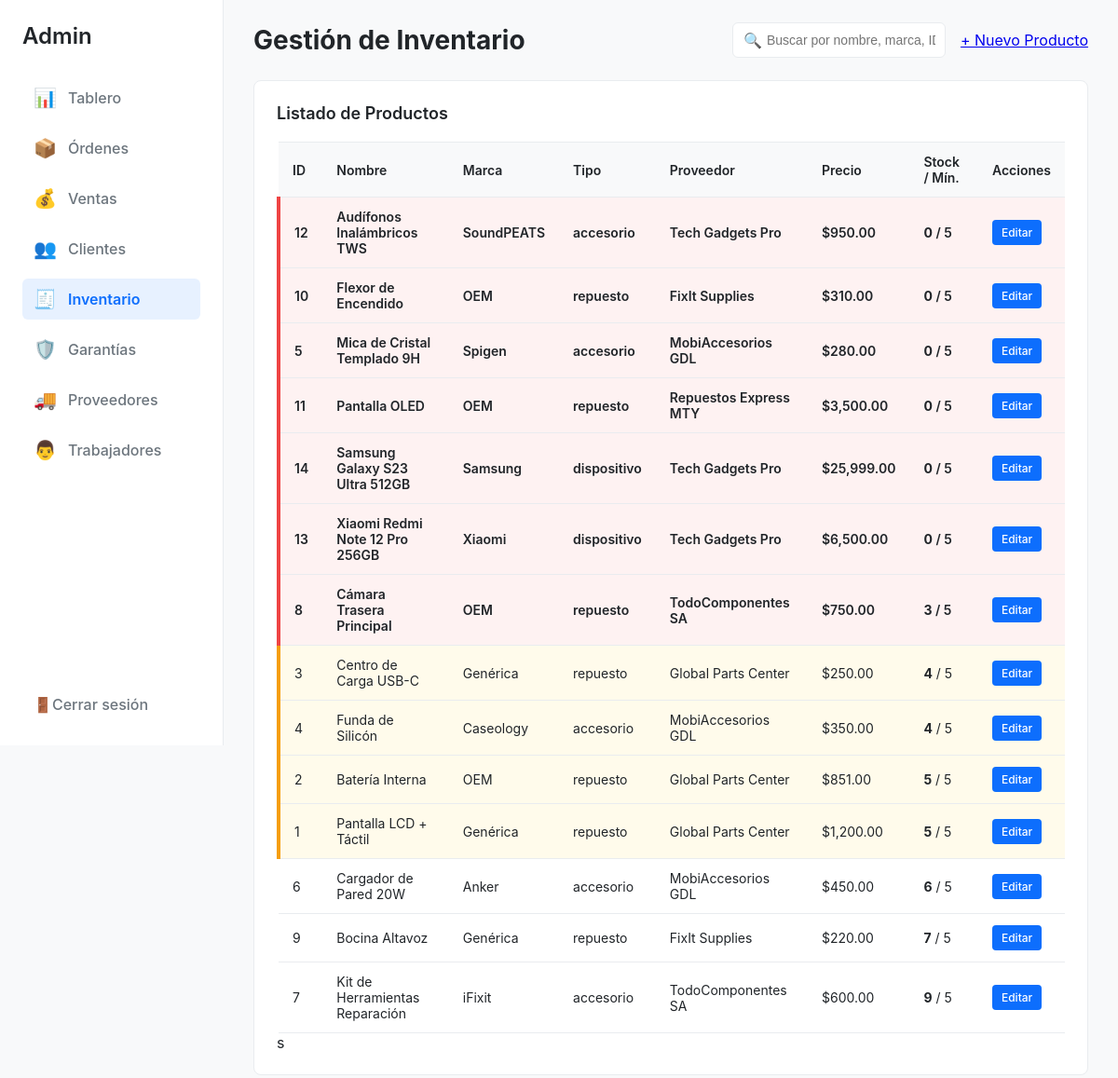
Screenshot of /admin/inventario.php (signed in) with the database file from the repository.
### tables this page shows
CREATE TABLE `producto` (
  `id_producto` int(11) NOT NULL,
  `id_proveedor` int(11) NOT NULL,
  `nombre` varchar(100) NOT NULL,
  `marca` varchar(100) NOT NULL,
  `modelo_compatible` varchar(100) NOT NULL,
  `tipo_producto` enum('repuesto','accesorio','dispositivo') NOT NULL,
  `precio` decimal(10,0) NOT NULL,
  `stock` int(11) NOT NULL DEFAULT 0,
  `min_stock` int(11) NOT NULL DEFAULT 5,
  `nivel_alerta` enum('low','critical','normal') DEFAULT NULL
);

CREATE TABLE `proveedor` (
  `id_proveedor` int(11) NOT NULL,
  `id_empresa` int(11) NOT NULL,
  `nombre` varchar(100) NOT NULL,
  `pieza_accesorio` varchar(100) NOT NULL,
  `telefono` varchar(20) NOT NULL,
  `correo` varchar(100) NOT NULL,
  `direccion` varchar(100) NOT NULL
);

### html/admin/inventario.php (the view, shortened to what this page needs)
<?php
require '../config/conexion.php';
try {
    $sql = "SELECT
                p.id_producto,
                p.nombre,
                p.marca,
                p.tipo_producto,
                p.precio,
                p.stock,
                p.min_stock,
                p.nivel_alerta,
                prov.nombre AS nombre_proveedor
            FROM producto AS p
            LEFT JOIN proveedor AS prov ON p.id_proveedor = prov.id_proveedor
            ORDER BY p.stock ASC, p.nombre ASC";
    $stmt_inventario = $pdo->query($sql);
    $inventario = $stmt_inventario->fetchAll(PDO::FETCH_ASSOC);
} catch (\PDOException $e) {
    echo "Error al consultar la base de datos: " . $e->getMessage();
    die();
}
?>
<!DOCTYPE html>
<html lang="es">
<head>
</head>
<body>
    <aside class="sidebar">
        <div class="sidebar-header">
            Admin
        </div>
       <nav class="sidebar-nav">
            <ul>
                <li><a href="../admin/dashboard.php"><span>📊</span> Tablero</a></li>
                <li><a href="../common/ordenes.php"><span>📦</span> Órdenes</a></li>
                <li><a href="ventas.php"><span>💰</span> Ventas</a></li>
                <li><a href="../admin/clientes.php"><span>👥</span> Clientes</a></li>
                <li><a href="../admin/inventario.php"  class="active"><span>🧾</span> Inventario</a></li>
                <li><a href="../common/garantias.php"><span>🛡️</span> Garantías</a></li>
                <li><a href="../admin/proveedores.php"><span>🚚</span> Proveedores</a></li>
                <li><a href="../admin/trabajadores.php"><span>👨</span> Trabajadores</a></li>
            </ul>
        </nav>
        <div class="sidebar-footer">
            <a href="/controllers/logout.php">
                <span>🚪</span> Cerrar sesión
            </a>
        </div>
    </aside>
    <main class="main-content">
        <header class="main-header">
            <h1>Gestión de Inventario</h1>
            <div class="header-actions">
                <div class="search-bar">
                    <input type="text" placeholder="Buscar por nombre, marca, ID...">
                </div>
                <a href="producto_agregar.php" class="btn-primary">+ Nuevo Producto</a>
            </div>
        </header>
        <section class="inventario-content">
            <div class="card">
                <h2 class="card-header">Listado de Productos</h2>
               <table class="data-table">
                    <thead>
                        <tr>
                            <th>ID</th>
                            <th>Nombre</th>
                            <th>Marca</th>
                            <th>Tipo</th>
                            <th>Proveedor</th>
                            <th>Precio</th>
                            <th>Stock / Mín.</th>
                            <th>Acciones</th> </tr>
                    </thead>
                    <tbody>
                        <?php if (empty($inventario)): ?>
                            <tr>
                                <td colspan="8" style="text-align: center;">No se encontraron productos registrados.</td>
                            </tr>
                        <?php else: ?>
                            <?php foreach ($inventario as $item): ?>
                                <tr class="<?php echo htmlspecialchars($item['nivel_alerta']); ?>">
                                    <td><?php echo htmlspecialchars($item['id_producto']); ?></td>
                                    <td><?php echo htmlspecialchars($item['nombre']); ?></td>
                                    <td><?php echo htmlspecialchars($item['marca']); ?></td>
                                    <td><?php echo htmlspecialchars($item['tipo_producto']); ?></td>
                                    <td><?php echo htmlspecialchars($item['nombre_proveedor'] ?? 'N/A'); ?></td>
                                    <td>$<?php echo number_format($item['precio'], 2); ?></td>
                                    <td>
                                        <strong><?php echo htmlspecialchars($item['stock']); ?></strong> / <?php echo htmlspecialchars($item['min_stock']); ?>
                                    </td>
                                    <td>
                                        <a href="producto_editar.php?id=<?php echo $item['id_producto']; ?>" class="btn-edit">Editar</a>
                                    </td>
                                </tr>
                            <?php endforeach; ?>
                        <?php endif; ?>
                    </tbody>
                </table>
                s
            </div>
        </section>
    </main>
</body>
</html>

### html/admin/inventario.php (style rules this page uses)
:root { --color-primario: #0d6efd; --color-fondo: #f8f9fa; --color-blanco: #ffffff; --color-texto: #212529; --color-texto-secundario: #6c757d; --color-borde: #e9ecef; --alerta-baja: #fffbeb; --alerta-critica: #fef2f2; --borde-baja: #f59e0b; --borde-critica: #ef4444; }
body { font-family: -apple-system, BlinkMacSystemFont, "Segoe UI", Roboto, "Helvetica Neue", Arial, sans-serif; margin: 0; background-color: var(--color-fondo); color: var(--color-texto); display: flex; }
.sidebar { width: 240px; background-color: var(--color-blanco); border-right: 1px solid var(--color-borde); height: 100vh; display: flex; flex-direction: column; padding: 24px; box-sizing: border-box; position: fixed; left: 0; top: 0; }
.sidebar-header { font-size: 24px; font-weight: 600; margin-bottom: 30px; }
.sidebar-nav { flex-grow: 1; }
.sidebar-nav ul { list-style: none; padding: 0; margin: 0; }
.sidebar-nav li { margin-bottom: 10px; }
.sidebar-nav a { text-decoration: none; color: var(--color-texto-secundario); font-weight: 500; display: flex; align-items: center; padding: 10px 12px; border-radius: 6px; transition: background-color 0.2s, color 0.2s; }
.sidebar-nav a.active { background-color: #e7f1ff; color: var(--color-primario); font-weight: 600; }
.sidebar-nav a span { margin-right: 12px; font-size: 20px; }
.sidebar-footer a { text-decoration: none; color: var(--color-texto-secundario); font-weight: 500; display: flex; align-items: center; padding: 10px 12px; }
.main-content { margin-left: 240px; flex-grow: 1; padding: 24px 32px; }
.main-header { display: flex; justify-content: space-between; align-items: center; margin-bottom: 24px; }
.main-header h1 { font-size: 28px; margin: 0; }
.header-actions { display: flex; align-items: center; gap: 16px; }
.search-bar { position: relative; }
.search-bar input { padding: 10px 10px 10px 36px; border: 1px solid var(--color-borde); border-radius: 6px; font-size: 14px; }
.search-bar::before { content: '🔍'; position: absolute; left: 12px; top: 50%; transform: translateY(-50%); color: var(--color-texto-secundario); }
.card { background-color: var(--color-blanco); border: 1px solid var(--color-borde); border-radius: 8px; padding: 24px; }
.card-header { font-size: 18px; font-weight: 600; margin: 0 0 20px 0; }
.data-table { width: 100%; border-collapse: collapse; }
.data-table th, .data-table td { padding: 12px 15px; border-bottom: 1px solid var(--color-borde); text-align: left; font-size: 14px; word-wrap: break-word; }
.data-table th { background-color: var(--color-fondo); font-weight: 600; border-top: 1px solid var(--color-borde); }
.data-table tbody tr.low { background-color: var(--alerta-baja); border-left: 4px solid var(--borde-baja); }
.data-table tbody tr.critical { background-color: var(--alerta-critica); border-left: 4px solid var(--borde-critica); }
.data-table tbody tr.critical td { font-weight: 600; }
.btn-edit { display: inline-block; padding: 6px 10px; font-size: 12px; font-weight: 500; color: #fff; background-color: #0d6efd; border: none; border-radius: 4px; text-decoration: none; text-align: center; }

### rows the page displays
producto: id_producto "12", nombre "Audífonos Inalámbricos TWS", marca "SoundPEATS", tipo_producto "accesorio", id_proveedor.nombre "Tech Gadgets Pro", precio "950.00", stock "0", min_stock "5"
producto: id_producto "10", nombre "Flexor de Encendido", marca "OEM", tipo_producto "repuesto", id_proveedor.nombre "FixIt Supplies", precio "310.00", stock "0", min_stock "5"
producto: id_producto "5", nombre "Mica de Cristal Templado 9H", marca "Spigen", tipo_producto "accesorio", id_proveedor.nombre "MobiAccesorios GDL", precio "280.00", stock "0", min_stock "5"
producto: id_producto "11", nombre "Pantalla OLED", marca "OEM", tipo_producto "repuesto", id_proveedor.nombre "Repuestos Express MTY", precio "3,500.00", stock "0", min_stock "5"
producto: id_producto "14", nombre "Samsung Galaxy S23 Ultra 512GB", marca "Samsung", tipo_producto "dispositivo", id_proveedor.nombre "Tech Gadgets Pro", precio "25,999.00", stock "0", min_stock "5"
producto: id_producto "13", nombre "Xiaomi Redmi Note 12 Pro 256GB", marca "Xiaomi", tipo_producto "dispositivo", id_proveedor.nombre "Tech Gadgets Pro", precio "6,500.00", stock "0", min_stock "5"
producto: id_producto "8", nombre "Cámara Trasera Principal", marca "OEM", tipo_producto "repuesto", id_proveedor.nombre "TodoComponentes SA", precio "750.00", stock "3", min_stock "5"
producto: id_producto "3", nombre "Centro de Carga USB-C", marca "Genérica", tipo_producto "repuesto", id_proveedor.nombre "Global Parts Center", precio "250.00", stock "4", min_stock "5"
producto: id_producto "4", nombre "Funda de Silicón", marca "Caseology", tipo_producto "accesorio", id_proveedor.nombre "MobiAccesorios GDL", precio "350.00", stock "4", min_stock "5"
producto: id_producto "2", nombre "Batería Interna", marca "OEM", tipo_producto "repuesto", id_proveedor.nombre "Global Parts Center", precio "851.00", stock "5", min_stock "5"
producto: id_producto "1", nombre "Pantalla LCD + Táctil", marca "Genérica", tipo_producto "repuesto", id_proveedor.nombre "Global Parts Center", precio "1,200.00", stock "5", min_stock "5"
producto: id_producto "6", nombre "Cargador de Pared 20W", marca "Anker", tipo_producto "accesorio", id_proveedor.nombre "MobiAccesorios GDL", precio "450.00", stock "6", min_stock "5"
producto: id_producto "9", nombre "Bocina Altavoz", marca "Genérica", tipo_producto "repuesto", id_proveedor.nombre "FixIt Supplies", precio "220.00", stock "7", min_stock "5"
producto: id_producto "7", nombre "Kit de Herramientas Reparación", marca "iFixit", tipo_producto "accesorio", id_proveedor.nombre "TodoComponentes SA", precio "600.00", stock "9", min_stock "5"
